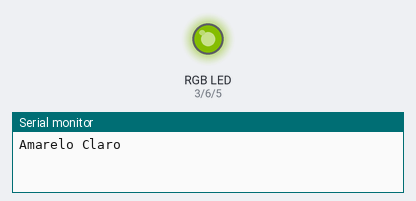
Bench run of a sketch on a simulated Arduino Uno, built with avr-gcc and run on an emulated ATmega328P. On the bench: an RGB LED mixed from three pins (HIGH = lit), the last lines printed to the serial monitor. Dim RGB values are drawn brighter than linear.

Above: at 0.05 s.
At 1.0 s:
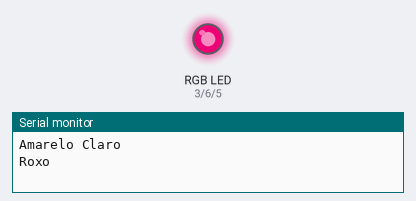
At 2.0 s:
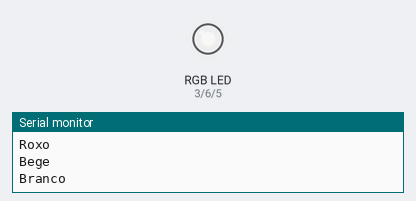
At 2.5 s:
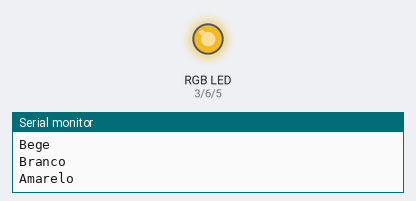
At 3.0 s:
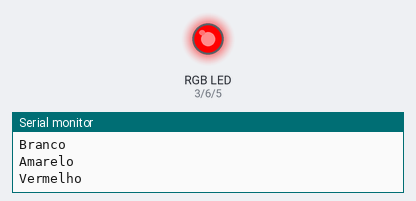
At 4.0 s:
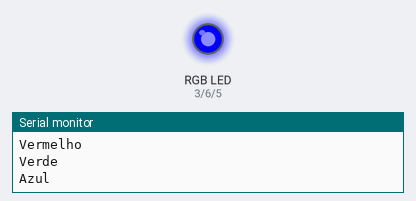
Timing chart, 0 to 5.2 s (numbered marks = the images above):
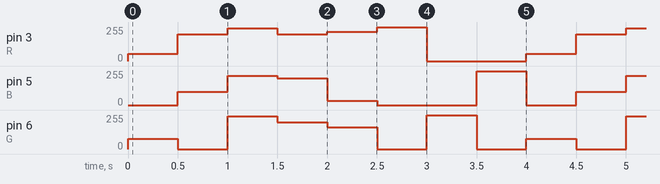

The sketch:

codigo_ledrgb.ino
```cpp
#define R 3
#define G 6
#define B 5
void setup()
{
  Serial.begin(9600);
  pinMode(R, OUTPUT);
  pinMode(G, OUTPUT);
  pinMode(B, OUTPUT);
}

void loop()
{

  //1
  analogWrite(R, 55);
  analogWrite(G, 78);
  analogWrite(B, 0);
  Serial.println("Amarelo Claro");
  delay(500);

  //2
  analogWrite(R, 200);
  analogWrite(G, 0);
  analogWrite(B, 100);
  Serial.println("Roxo");
  delay(500);

  //3
  analogWrite(R, 245);
  analogWrite(G, 245);
  analogWrite(B, 220);
  Serial.println("Bege");
  delay(500);

  //4
  analogWrite(R, 200);
  analogWrite(G, 200);
  analogWrite(B, 200);
  Serial.println("Branco");
  delay(500);

  //5
  analogWrite(R, 218);
  analogWrite(G, 165);
  analogWrite(B, 32);
  Serial.println("Amarelo");
  delay(500);

  //6
  analogWrite(R, 255);
  analogWrite(G, 0);
  analogWrite(B, 0);
  Serial.println("Vermelho");
  delay(500);

  //7
  analogWrite(R, 0);
  analogWrite(G, 255);
  analogWrite(B, 0);
  Serial.println("Verde");
  delay(500);

  //8
  analogWrite(R, 0);
  analogWrite(G, 0);
  analogWrite(B, 255);
  Serial.println("Azul");
  delay(500);
}
```

Measured:
- by itself, pin 3 (R): repeats every 4.0 s: 200/255 0.50 s, 245/255 0.50 s, 200/255 0.50 s, 218/255 0.50 s, 255/255 0.50 s, 0/255 1.0 s, 55/255 0.50 s
- by itself, pin 5 (B): repeats every 4.0 s: 220/255 0.50 s, 200/255 0.50 s, 32/255 0.50 s, 0/255 1.0 s, 255/255 0.50 s, 0/255 0.50 s, 100/255 0.50 s
- by itself, pin 6 (G): repeats every 4.0 s: 0/255 0.50 s, 245/255 0.50 s, 200/255 0.50 s, 165/255 0.50 s, 0/255 0.50 s, 255/255 0.50 s, 0/255 0.50 s, 78/255 0.50 s
